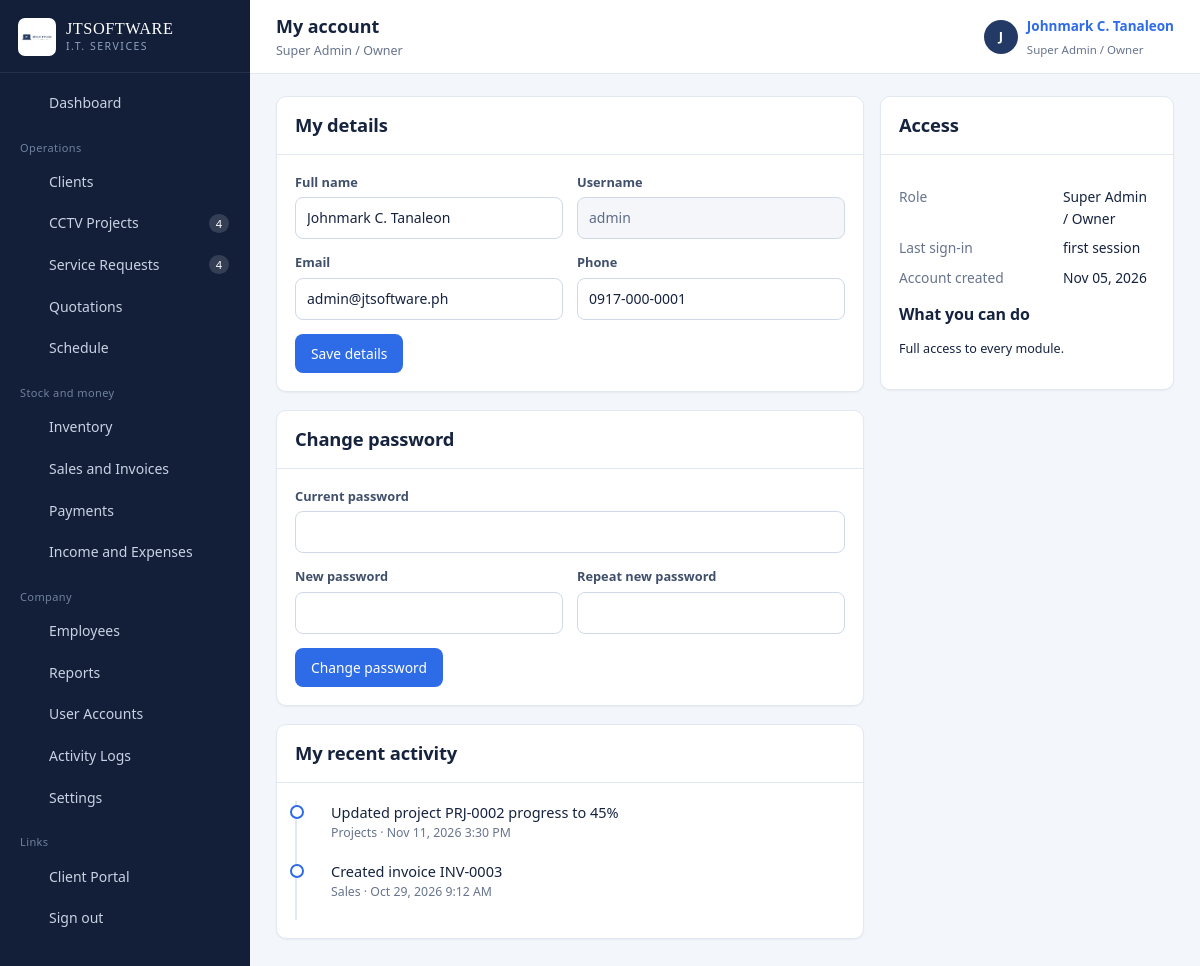
The app's page /profile.php (signed in) with its own data.
### tables this page shows
CREATE TABLE activity_logs (
  id          INT AUTO_INCREMENT PRIMARY KEY,
  user_id     INT DEFAULT NULL,
  actor_type  ENUM('Staff','Client','System') NOT NULL DEFAULT 'Staff',
  actor_name  VARCHAR(120) DEFAULT NULL,
  module      VARCHAR(60) NOT NULL,
  action      VARCHAR(60) NOT NULL,
  reference_id INT DEFAULT NULL,
  description VARCHAR(255) DEFAULT NULL,
  ip_address  VARCHAR(45) DEFAULT NULL,
  created_at  DATETIME NOT NULL DEFAULT CURRENT_TIMESTAMP,
  INDEX idx_log_date (created_at),
  INDEX idx_log_user (user_id)
);

### includes/auth.php (called while the page is built, shortened)
<?php
require_once __DIR__ . '/../config/config.php';
function current_user(): ?array
{
    return $_SESSION['user'] ?? null;
}

### config/config.php (called while the page is built, shortened)
<?php
require_once __DIR__ . '/database.php';
function e($value): string
{
    return htmlspecialchars((string)$value, ENT_QUOTES, 'UTF-8');
}
function fdate($date, string $format = 'M d, Y'): string
{
    return date($format, strtotime((string)$date));
}
function fdatetime($value): string
{
    return fdate($value, 'M d, Y g:i A');
}

### config/database.php (called while the page is built, shortened)
<?php
function db(): PDO
{
    static $pdo = null;
    if ($pdo === null) {
        $dsn = 'mysql:host=' . DB_HOST . ';port=' . DB_PORT . ';dbname=' . DB_NAME . ';charset=utf8mb4';
        try {
            $pdo = new PDO($dsn, DB_USER, DB_PASS, [
                PDO::ATTR_ERRMODE            => PDO::ERRMODE_EXCEPTION,
                PDO::ATTR_DEFAULT_FETCH_MODE => PDO::FETCH_ASSOC,
                PDO::ATTR_EMULATE_PREPARES   => false,
            ]);
        } catch (PDOException $e) {
            http_response_code(500);
            echo '<div style="font:15px/1.6 system-ui;max-width:640px;margin:80px auto;padding:28px;'
               . 'border:1px solid #E3E8F0;border-radius:10px">'
               . '<h2 style="margin:0 0 10px;color:#16233F">Cannot reach the database</h2>'
               . '<p style="color:#475569">Start MySQL in the XAMPP control panel, then import '
               . '<code>database/jtsoftware_db.sql</code> through phpMyAdmin.</p>'
               . '<p style="color:#94A3B8;font-size:13px">' . htmlspecialchars($e->getMessage()) . '</p></div>';
            exit;
        }
    }
    return $pdo;
}
function q(string $sql, array $params = []): PDOStatement
{
    $st = db()->prepare($sql);
    $st->execute($params);
    return $st;
}
function all(string $sql, array $params = []): array
{
    return q($sql, $params)->fetchAll();
}

### profile.php (the view, shortened to what this page needs)
<?php
require_once __DIR__ . '/includes/auth.php';
$me = current_user();
$recent = all('SELECT * FROM activity_logs WHERE user_id = ? ORDER BY created_at DESC LIMIT 12', [$me['id']]);
$perms  = user_permissions();
include __DIR__ . '/includes/header.php';
?>
<div class="grid grid-sidebar">
  <div>
    <div class="card">
      <div class="card-head"><h2>My details</h2></div>
      <div class="card-body">
        <form method="post">
          <div class="form-row">
            <div class="field"><label>Full name</label><input class="input" name="full_name" value="<?= e($me['full_name']) ?>" required></div>
            <div class="field"><label>Username</label><input class="input" value="<?= e($me['username']) ?>" disabled></div>
          </div>
          <div class="form-row">
            <div class="field"><label>Email</label><input class="input" name="email" type="email" value="<?= e($me['email']) ?>"></div>
            <div class="field"><label>Phone</label><input class="input" name="phone" value="<?= e($me['phone']) ?>"></div>
          </div>
          <button class="btn" type="submit">Save details</button>
        </form>
      </div>
    </div>
    <div class="card">
      <div class="card-head"><h2>Change password</h2></div>
      <div class="card-body">
        <form method="post">
          <div class="field"><label>Current password</label><input class="input" name="current_password" type="password" required></div>
          <div class="form-row">
            <div class="field"><label>New password</label><input class="input" name="new_password" type="password" required></div>
            <div class="field"><label>Repeat new password</label><input class="input" name="confirm_password" type="password" required></div>
          </div>
          <button class="btn" type="submit">Change password</button>
        </form>
      </div>
    </div>
    <div class="card">
      <div class="card-head"><h2>My recent activity</h2></div>
      <div class="card-body">
        <ul class="timeline">
          <?php foreach ($recent as $r): ?>
            <li><div><?= e($r['description']) ?></div>
                <div class="t-meta"><?= e($r['module']) ?> · <?= fdatetime($r['created_at']) ?></div></li>
          <?php endforeach; ?>
        </ul>
      </div>
    </div>
  </div>
  <div>
    <div class="card">
      <div class="card-head"><h2>Access</h2></div>
      <div class="card-body">
        <dl class="dl">
          <dt>Role</dt><dd><?= e($me['role_name']) ?></dd>
          <dt>Last sign-in</dt><dd><?= $me['last_login'] ? fdatetime($me['last_login']) : 'first session' ?></dd>
          <dt>Account created</dt><dd><?= fdate($me['created_at']) ?></dd>
        </dl>
        <h3 style="margin-top:14px">What you can do</h3>
        <?php if ((int)$me['role_id'] === 1): ?>
          <p class="small">Full access to every module.</p>
        <?php else: ?>
          <ul class="small" style="padding-left:18px;margin:0">
            <?php foreach ($perms as $p): ?><li><?= e($p) ?></li><?php endforeach; ?>
          </ul>
        <?php endif; ?>
      </div>
    </div>
  </div>
</div>
<?php include __DIR__ . '/includes/footer.php'; ?>

### assets/css/app.css (style rules this page uses)
:root { --navy-900: #131F38; --navy-800: #1B2B4D; --navy-700: #243A66; --navy-600: #33508A; --blue: #2E6BE6; --blue-dark:#1E54C4; --blue-soft:#EAF1FE; --copper: #B5714A; --copper-soft:#FBF0E9; --paper: #F3F6FB; --surface: #FFFFFF; --line: #E2E8F2; --ink: #16233F; --muted: #67748C; --ok: #11875A; --ok-soft: #E6F5EE; --warn: #B26A00; --warn-soft:#FDF2E2; --danger: #C22F39; --danger-soft:#FCECEE; --sidebar-w: 250px; --radius: 10px; --shadow-card: 0 1px 2px rgba(19,31,56,.05); --shadow-pop: 0 18px 44px rgba(19,31,56,.22); --sans: "Segoe UI", Roboto, -apple-system, BlinkMacSystemFont, "Helvetica Neue", Arial, sans-serif; --serif: Georgia, "Times New Roman", serif; }
* { box-sizing: border-box; }
html, body { margin: 0; padding: 0; }
body { font-family: var(--sans); font-size: 14.5px; line-height: 1.55; color: var(--ink); background: var(--paper); -webkit-font-smoothing: antialiased; }
h1, h2, h3, h4 { margin: 0 0 .4em; font-weight: 600; letter-spacing: -.01em; }
h2 { font-size: 1.15rem; }
h3 { font-size: 1rem; }
.card { background: var(--surface); border: 1px solid var(--line); border-radius: var(--radius); box-shadow: var(--shadow-card); margin-bottom: 18px; }
.card-head { padding: 14px 18px; border-bottom: 1px solid var(--line); display: flex; align-items: center; gap: 12px; flex-wrap: wrap; }
.card-head h2, .card-head h3 { margin: 0; }
.card-body { padding: 18px; }
.grid { display: grid; gap: 16px; }
.grid-sidebar { grid-template-columns: minmax(0, 2fr) minmax(0, 1fr); }
.btn { display: inline-flex; align-items: center; justify-content: center; gap: 7px; padding: 8px 15px; border-radius: 8px; border: 1px solid transparent; background: var(--blue); color: #fff; font: inherit; font-size: 13.8px; font-weight: 500; cursor: pointer; transition: background .12s ease, border-color .12s ease; }
.field { margin-bottom: 14px; }
.field > label, .form-label { display: block; font-size: 12.8px; font-weight: 600; color: #40506B; margin-bottom: 5px; }
.input, select.input, textarea.input { width: 100%; padding: 9px 11px; border: 1px solid #CFD9E8; border-radius: 8px; font: inherit; font-size: 14px; color: var(--ink); background: #fff; }
.input[readonly], .input:disabled { background: #F4F6FA; color: #5E6C85; }
.form-row { display: grid; gap: 14px; grid-template-columns: repeat(2, minmax(0, 1fr)); }
.timeline { list-style: none; margin: 0; padding: 0 0 0 18px; border-left: 2px solid var(--line); }
.timeline li { position: relative; padding: 0 0 18px 16px; }
.timeline li::before { content: ""; position: absolute; left: -25px; top: 4px; width: 10px; height: 10px; border-radius: 50%; background: #fff; border: 2px solid var(--blue); }
.timeline .t-meta { font-size: 12.3px; color: var(--muted); }
.small { font-size: 12.6px; }
.dl { display: grid; grid-template-columns: 150px 1fr; gap: 8px 14px; font-size: 13.8px; }
.dl dt { color: var(--muted); }
.dl dd { margin: 0; }

### records on screen
activity_logs: description "Updated project PRJ-0002 progress to 45%", module "Projects", created_at "Nov 11, 2026 3:30 PM"
activity_logs: description "Created invoice INV-0003", module "Sales", created_at "Oct 29, 2026 9:12 AM"

### other values on screen
$label "Dashboard Clients CCTV Projects Service Requests Quotations Schedule Inventory Sales and Invoices Payments Income and Expenses Employees Reports User Accounts Activity Logs Settings"
$count "4 4"
$pageTitle "My account"
$pageSub "Super Admin / Owner"
mb_substr($u['full_name'], 0, 1) "J"
$u['full_name'] "Johnmark C. Tanaleon"
$u['role_name'] "Super Admin / Owner"
$me['role_name'] "Super Admin / Owner"
fdate($me['created_at']) "Nov 05, 2026"
